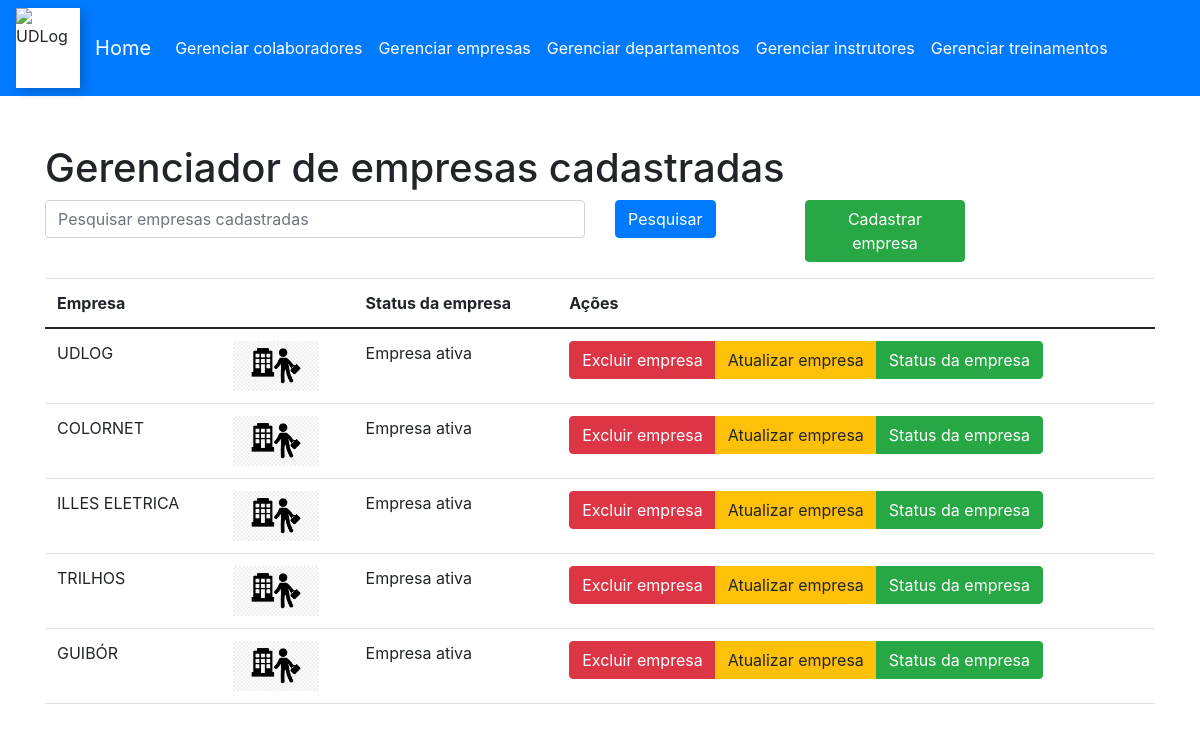
Screenshot of /layout/gerenciarEmpresas.php (signed in) with the database file from the repository.
### tables this page shows
CREATE TABLE `empresa` (
  `ID_EMPRESA` int(11) NOT NULL,
  `EMPRESA` text NOT NULL,
  `STATUS_EMPRESA` int(11) NOT NULL
);

### src/database/conexao.php (called while the page is built, shortened)
<?php
class Conexao {
    private $servername = "localhost";
    private $username = "root";
    private $password = "";
    private $dbname = "etreinamento";
    function conectar(){
        $this->conn = new mysqli($this->servername, $this->username, $this->password, $this->dbname);
        return $this->conn;
    }
}
?>

### src/DAO/DaoEmpresa.php (called while the page is built, shortened)
<?php
include(__DIR__ . '/../model/empresa.php');
class DaoEmpresa {
    private $TBL_EMPRESA = "empresa";
    private $conexao;
    function __construct($conexao){
        $this->conexao = $conexao;
    }
    function gerarListaEmpresas(){
        $empresas = [];
        $idEmpresa = null;
        $nomeEmpresa = null;
        $statusEmpresa = null;
        $stmt = $this->conexao->prepare("SELECT * FROM {$this->TBL_EMPRESA}");
        $stmt->execute();
        $stmt->bind_result($idEmpresa, $nomeEmpresa, $statusEmpresa);
        while($stmt->fetch()){
            $empresa = new Empresa($idEmpresa, $nomeEmpresa, $statusEmpresa);
            $empresas[] = $empresa;
        }
        return $empresas;
    }
}
?>

### src/model/empresa.php (called while the page is built, shortened)
<?php
class Empresa {
    private $idEmpresa;
    private $nomeEmpresa;
    private $statuEmpresa;
    function setIdEmpresa($idEmpresa){
        $this->idEmpresa = $idEmpresa;
    }
    function setNomeEmpresa($nomeEmpresa){
        $this->nomeEmpresa = $nomeEmpresa;
    }
    function setStatusEmpresa($statusEmpresa){
        $this->statuEmpresa = $statusEmpresa;
    }
    function getIdEmpresa(){
        return $this->idEmpresa;
    }
    function getNomeEmpresa(){
        return $this->nomeEmpresa;
    }
    function getStatusEmpresa(){
        return $this->statuEmpresa;
    }
}
?>

### src/Util/Util.php (called while the page is built, shortened)
<?php
class Util
{
    function montarCaminhoLogotipo($diretorioLogotipos, $idEmpresa){
        $extensoesPermitidas = ["jpg", "jpeg", "png", "gif"];
        if ($diretorioLogotipos == null || !is_dir($diretorioLogotipos)) {
            $diretorioLogotipos = "../imagens/logotipos/";
        }
        foreach ($extensoesPermitidas as $extensao) {
            $nomeDoArquivo = $idEmpresa . "." . $extensao;
            $caminhoDoLogotipo = $diretorioLogotipos . $nomeDoArquivo;
        }
        $nomeDoArquivo = "default_logotipo.png";
        $caminhoDoLogotipo = $diretorioLogotipos . $nomeDoArquivo;
        return $caminhoDoLogotipo;
    }
}
?>

### layout/gerenciarEmpresas.php (the view, shortened to what this page needs)
<!DOCTYPE html>
<html lang="pt-br">
<head>
    <link rel="stylesheet" href="https://cdn.jsdelivr.net/npm/bootstrap@5.0.0/dist/css/bootstrap.min.css">
</head>
<?php
include(__DIR__ . '/../src/database/conexao.php');
include(__DIR__ . '/../src/DAO/DaoEmpresa.php');
include(__DIR__ . '/../src/Util/Util.php');
$conexao = new Conexao();
$daoEmpresa = new DaoEmpresa($conexao->conectar());
if(empty($pesquisaEmpresa)){
    $listaDeEmpresas = $daoEmpresa->gerarListaEmpresas();
} else {
    $listaDeEmpresas = $daoEmpresa->pesquisarEmpresas($pesquisaEmpresa);
}
$util = new Util();
function statusDaEmpresa($statuDaEmpresa)
{
    if ($statuDaEmpresa == 1) {
        return "Empresa ativa";
    } else {
        return "Empresa inativa";
    }
}
?>
<body>
    <div id="menu-container">
    </div>
    <div class="container mt-5">
    <h1>Gerenciador de empresas cadastradas</h1>
        <form method="GET">
            <div class="row mb-3">
                <div class="col-md-6">
                    <input type="text" class="form-control" placeholder="Pesquisar empresas cadastradas" name="pesquisaEmpresa" id="pesquisaEmpresa">
                </div>
                <div class="col-md-2">
                    <button type="submit" class="btn btn-primary">Pesquisar</button>
                </div>
                <div class="col-md-2">
                    <a href="cadastrarEmpresa.php" class="btn btn-success">Cadastrar empresa</a>
                </div>
            </div>
        </form>
        <table class="table">
            <thead>
                <tr>
                    <th>Empresa</th>
                    <th></th>
                    <th>Status da empresa</th>
                    <th>Ações</th>
                </tr>
            </thead>
            <tbody>
                <?php foreach ($listaDeEmpresas as $empresa) { ?>
                    <tr>
                        <td>
                            <?php echo $empresa->getNomeEmpresa() ?>
                        </td>
                        <td><img src="<?php echo $util->montarCaminhoLogotipo(null, $empresa->getIdEmpresa()) ?>"
                                alt="<?php echo $empresa->getNomeEmpresa() ?>" class="logotipo"></td>
                        <td>
                            <?php echo statusDaEmpresa($empresa->getStatusEmpresa()) ?>
                        </td>
                        <td>
                            <div class="btn-group">
                                <button class="btn btn-danger" value=""
                                    onclick="excluirTreinamento('<?php echo $empresa->getIdEmpresa() ?>')">Excluir
                                    empresa</button>
                                <button class="btn btn-warning" value=""
                                    onclick="alterarTreinamento('<?php echo $empresa->getIdEmpresa() ?>')">Atualizar
                                    empresa</button>
                                <?php if ($empresa->getStatusEmpresa() == 1) { ?>
                                    <button class="btn btn-success" value=""
                                        onclick="iniciarTreinamento('<?php echo $empresa->getIdEmpresa() ?>')">Status da
                                        empresa</button>
                                <?php } else { ?>
                                    <button class="btn btn-secondary" value=""
                                        onclick="iniciarTreinamento('<?php echo $empresa->getIdEmpresa() ?>')">Status da
                                        empresa</button>
                                <?php } ?>
                            </div>
                        </td>
                    </tr>
                <?php } ?>
            </tbody>
        </table>
    </div>
</body>
</html>

### layout/gerenciarEmpresas.php (style rules this page uses)
.logotipo { height: 50px; }

### rows the page displays
empresa: EMPRESA "UDLOG", STATUS_EMPRESA "Empresa ativa"
empresa: EMPRESA "COLORNET", STATUS_EMPRESA "Empresa ativa"
empresa: EMPRESA "ILLES ELETRICA", STATUS_EMPRESA "Empresa ativa"
empresa: EMPRESA "TRILHOS", STATUS_EMPRESA "Empresa ativa"
empresa: EMPRESA "GUIBÓR", STATUS_EMPRESA "Empresa ativa"
